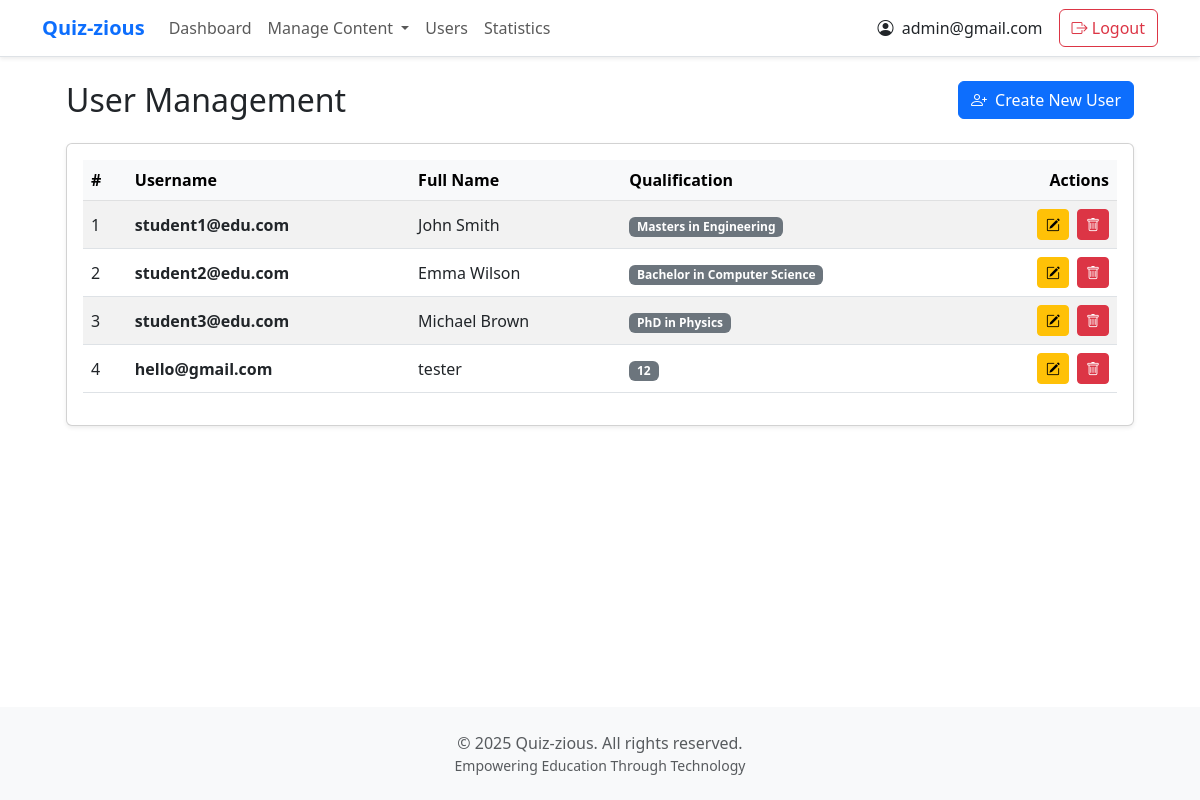
Page /admin/manage-users (signed in) on the committed database.
### tables this page shows
CREATE TABLE users (
            id INTEGER PRIMARY KEY AUTOINCREMENT,
            username TEXT UNIQUE,  -- This will be the email
            full_name TEXT,
            qualification TEXT,
            dob DATE,
            password TEXT,
            role TEXT
        );

### app.py (the view)
@app.route('/admin/manage-users', methods=['GET', 'POST'])
@admin_required
def manage_users():
    conn = sqlite3.connect('database.db')
    cursor = conn.cursor()
    if request.method == 'POST':
        user_id = request.form.get('delete_user_id')
        if user_id:
            cursor.execute("DELETE FROM users WHERE id = ?", (user_id,))
            conn.commit()
            flash("User deleted successfully!", "success")
    cursor.execute("SELECT id, username, full_name, qualification FROM users where role = 'user'")
    users = cursor.fetchall()
    conn.close()
    return render_template('manage_users.html', users=users)

### app.py (called while the page is built)
@login_manager.user_loader # user loader for loading the user
def load_user(user_id):
    conn = sqlite3.connect('database.db')
    cursor = conn.cursor()
    cursor.execute("SELECT id, username, role, full_name FROM users WHERE id=?", (user_id,))
    user = cursor.fetchone()
    conn.close()
    if user:
        return User(user[0], user[1], user[2], user[3])
    return None

def admin_required(f):
    @wraps(f)
    def decorated_function(*args, **kwargs):
        if 'role' not in session or session['role'] != 'admin':
            return redirect(url_for('home'))  # Redirect to home if not admin
        return f(*args, **kwargs)
    return decorated_function

### templates/manage_users.html (shortened to what this page needs)
{% extends "base.html" %}
{% block content %}
<div class="container-fluid px-4">
    <div class="d-flex justify-content-between align-items-center mb-4">
        <h2 class="mb-0">User Management</h2>
        <a href="{{ url_for('register') }}" class="btn btn-primary">
            <i class="bi bi-person-plus me-2"></i>Create New User
        </a>
    </div>
    <div class="card shadow-sm">
        <div class="card-body">
            <div class="table-responsive">
                <table class="table table-striped table-hover align-middle">
                    <thead class="table-light">
                        <tr>
                            <th>#</th>
                            <th>Username</th>
                            <th>Full Name</th>
                            <th>Qualification</th>
                            <th class="text-end">Actions</th>
                        </tr>
                    </thead>
                    <tbody>
                        {% for user in users %}
                        <tr>
                            <td>{{ loop.index }}</td>
                            <td class="fw-semibold">{{ user[1] }}</td>
                            <td>{{ user[2] }}</td>
                            <td>
                                <span class="badge bg-secondary">{{ user[3] }}</span>
                            </td>
                            <td class="text-end">
                                <div class="d-flex gap-2 justify-content-end">
                                    <a href="/admin/edit-user/{{ user[0] }}" class="btn btn-sm btn-warning">
                                        <i class="bi bi-pencil-square"></i>
                                    </a>
                                    <button type="button" class="btn btn-sm btn-danger"
                                            data-bs-toggle="modal"
                                            data-bs-target="#deleteModal{{ user[0] }}">
                                        <i class="bi bi-trash"></i>
                                    </button>
                                </div>
                            </td>
                        </tr>
                        {% endfor %}
                    </tbody>
                </table>
            </div>
        </div>
    </div>
</div>
{% endblock %}

### templates/base.html (shortened to what this page needs)
<!DOCTYPE html>
<html lang="en" data-bs-theme="light">
<head>
    <link href="https://cdn.jsdelivr.net/npm/bootstrap@5.3.0/dist/css/bootstrap.min.css" rel="stylesheet">
    <link rel="stylesheet" href="https://cdn.jsdelivr.net/npm/bootstrap-icons@1.11.0/font/bootstrap-icons.css">
</head>
<body class="d-flex flex-column min-vh-100">
    <nav class="navbar navbar-expand-lg navbar-light bg-white border-bottom shadow-sm">
        <div class="container">
            <a class="navbar-brand fw-bold text-primary" href="{% if session['role'] == 'admin' %}{{ url_for('admin_dashboard') }}{% else %}{{ url_for('user_dashboard') }}{% endif %}">Quiz-zious</a>
            <div class="collapse navbar-collapse" id="navbarNav">
                <ul class="navbar-nav me-auto">
                    {% if session['role'] == 'admin' %}
                        <li class="nav-item">
                            <a class="nav-link" href="{{ url_for('admin_dashboard') }}">Dashboard</a>
                        </li>
                        <li class="nav-item dropdown">
                            <a class="nav-link dropdown-toggle" href="#" role="button" data-bs-toggle="dropdown" aria-expanded="false">
                                Manage Content
                            </a>
                        </li>
                        <li class="nav-item">
                            <a class="nav-link" href="/admin/manage-users">Users</a>
                        </li>
                        <li class="nav-item">
                            <a class="nav-link" href="{{ url_for('admin_statistics') }}">Statistics</a>
                        </li>
                    {% else %}
                        <li class="nav-item">
                            <a class="nav-link" href="{{ url_for('user_dashboard') }}">Dashboard</a>
                        </li>
                    {% endif %}
                </ul>
                <div class="d-flex align-items-center">
                    <div class="nav-item me-3">
                        <span class="text-dark">
                            <i class="bi bi-person-circle me-1"></i>
                            {{ session['username'] }}
                        </span>
                    </div>
                    <div class="nav-item">
                        <a class="btn btn-outline-danger" href="/logout">
                            <i class="bi bi-box-arrow-right"></i> Logout
                        </a>
                    </div>
                </div>
            </div>
        </div>
    </nav>
    <main class="container flex-grow-1 py-4">
        {% block content %}{% endblock %}
    </main>
    <footer class="footer mt-auto bg-light py-4">
        <div class="container">
            <div class="text-center text-muted">
                <p class="mb-0">&copy; 2025 Quiz-zious. All rights reserved.</p>
                <p class="mb-0 small">Empowering Education Through Technology</p>
            </div>
        </div>
    </footer>
</body>
</html>

### rows in the picture
users: username "admin@gmail.com"
users: username "student1@edu.com", full_name "John Smith", qualification "Masters in Engineering"
users: username "student2@edu.com", full_name "Emma Wilson", qualification "Bachelor in Computer Science"
users: username "student3@edu.com", full_name "Michael Brown", qualification "PhD in Physics"
users: username "hello@gmail.com", full_name "tester", qualification "12"
